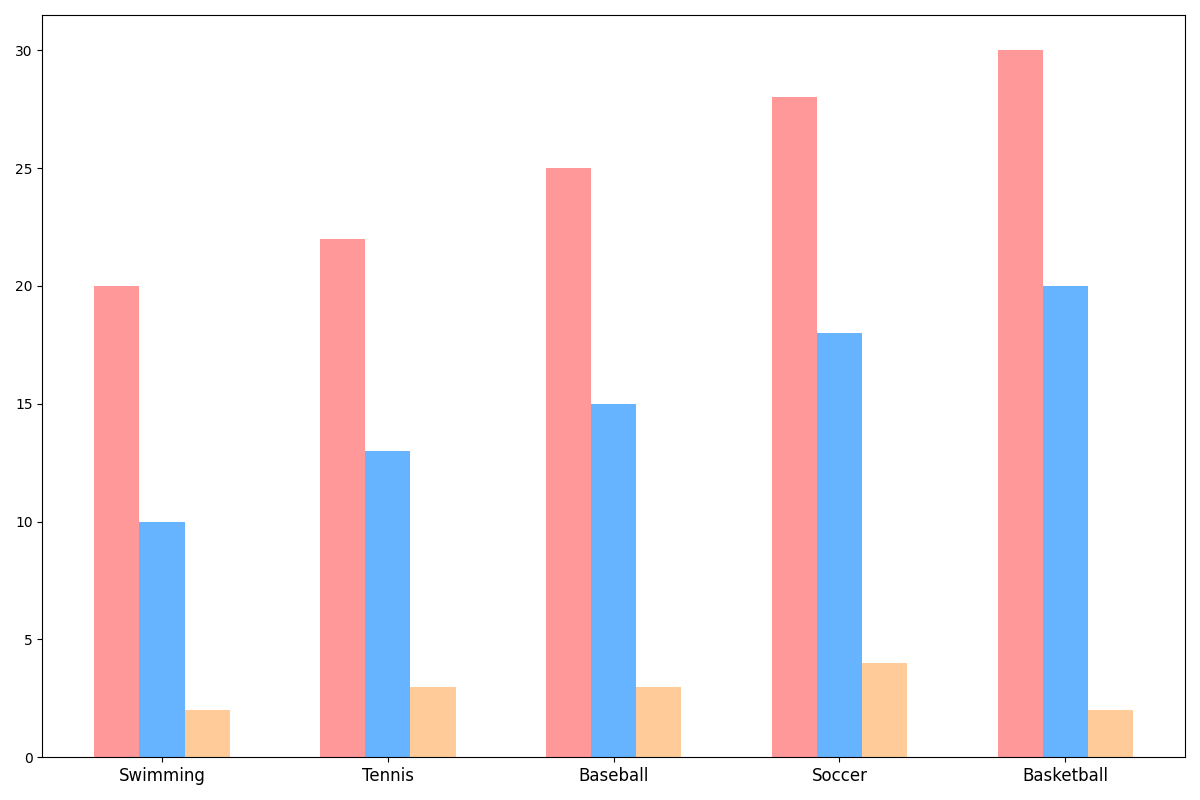

This figure's Python source:
import matplotlib.pyplot as plt
import numpy as np

teams = ['Swimming', 'Tennis', 'Baseball', 'Soccer', 'Basketball']
games_played = [20, 22, 25, 28, 30]
won_games = [10, 13, 15, 18, 20]
draw_games = [2, 3, 3, 4, 2]

x = np.arange(len(teams))
bar_width = 0.2

fig, ax = plt.subplots(figsize=(12, 8))

# Plot bars without stylistic borders
ax.bar(x - bar_width, games_played, bar_width, color='#ff9999')
ax.bar(x, won_games, bar_width, color='#66b3ff')
ax.bar(x + bar_width, draw_games, bar_width, color='#ffcc99')

# Remove titles, labels, and grid
ax.set_xticks(x)
ax.set_xticklabels(teams, fontsize=12)

plt.tight_layout()
plt.show()
